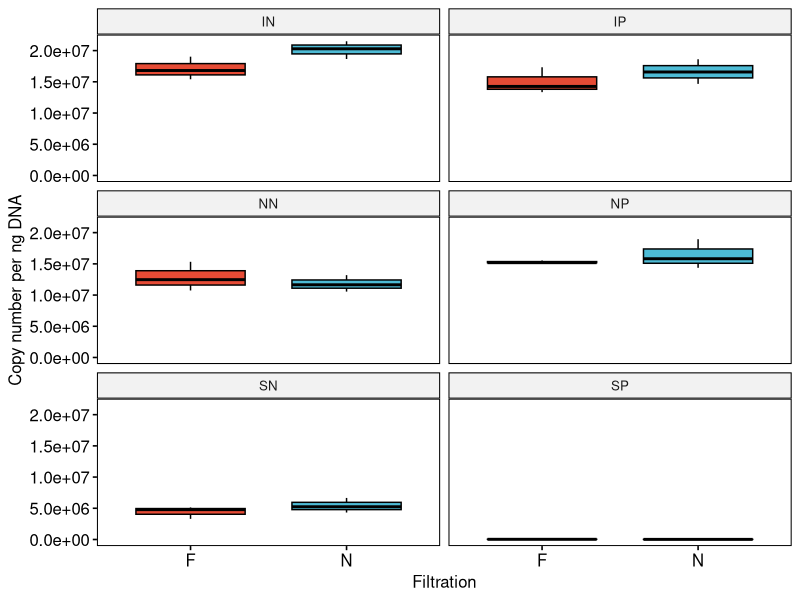

This figure's R source: (Note: this script raises an error after producing the figure.)
# Introduction ----
# author: Jiaxian Shen (jiaxianshen2022@u.northwestern.edu)
# date: 
# purpose: 



# Libraries ----
library(dplyr)  # For data manipulation
library(ggplot2)  # For data visualisation
library(openxlsx) # handle xlsx files
library(tidyr)
library(rstatix)
library(ggpubr)
library(Cairo)



# Functions ----




# Set the working directory ----
setwd("/Users/jiaxianshen/Documents/HartmannLab/CDC_project/qpcr")



# Import data ----
# check the data type of columns of interest by str()
qpcr <- read.xlsx("merged_cdc_qpcr_result.xlsx",
          sheet = 1, startRow = 1, colNames = TRUE,
          rowNames = FALSE, detectDates = FALSE, skipEmptyRows = TRUE,
          skipEmptyCols = TRUE, rows = NULL, cols = NULL,
          check.names = FALSE, namedRegion = NULL, na.strings = "NA", fillMergedCells = FALSE)

### manipulate the entire imported dataset ----
# change CDC to AG
qpcr$sample[qpcr$sample == "CDC_1"] <- "AG_1"
qpcr$sample[qpcr$sample == "CDC_2"] <- "AG_2"
qpcr$sample[qpcr$sample == "CDC_3"] <- "AG_3"

qpcr <- separate(qpcr, "sample", c("sample","replicate"), sep = "_")  # separate the replicate info

qpcr$sample <- ifelse((qpcr$replicate == "swab"), paste(qpcr$sample,qpcr$replicate,sep="_"), qpcr$sample)  # make "swab" samples distinguishable

# change the class of columns
qpcr$sample <- as.factor(qpcr$sample)
qpcr$category <- as.factor(qpcr$category)
qpcr[,4:7] <- lapply(qpcr[,4:7], as.numeric) # BLQ was converted to NA

### make the "copy number per ng DNA" plot (w/ t test) ----
# # version 1 (abandoned)
# qpcr_cp_ng_summary <- qpcr %>%
#   group_by(sample) %>%
#   summarise(copy_number_per_ng_DNA_mean = mean(copy_number_per_ng_DNA),
#             copy_number_per_ng_DNA_se = sd(copy_number_per_ng_DNA) / sqrt(length(copy_number_per_ng_DNA))) %>%
#   filter(sample %in% c('NNF',
#                        'NNN',
#                        'NPF',
#                        'NPN',
#                        'INF',
#                        'INN',
#                        'IPF',
#                        'IPN',
#                        'SNF',
#                        'SNN',
#                        'SPF',
#                        'SPN'))
# (p1 <- ggplot(qpcr_cp_ng_summary, aes(x=sample, y=copy_number_per_ng_DNA_mean)) +
#     geom_bar(stat = "identity", width = 0.3, fill = c('#d73027',	'#d73027',
#                                                       '#fc8d59',	'#fc8d59',
#                                                       '#fee090',	'#fee090',
#                                                       '#e0f3f8',	'#e0f3f8',
#                                                       '#91bfdb',	'#91bfdb',
#                                                       '#4575b4',	'#4575b4') ) +
#     geom_errorbar(aes(ymin=copy_number_per_ng_DNA_mean-copy_number_per_ng_DNA_se, ymax=copy_number_per_ng_DNA_mean + copy_number_per_ng_DNA_se), width=.2, position=position_dodge(0.05)) +
#     labs(title=NULL, x="Sample", y="Copy number per ng DNA") +
#     theme_bw() +
#     theme(axis.text.x = element_text(size = 12, vjust = 0.5, hjust = 0, angle = 330),  # vjust/hjust is between 0 and 1 
#           axis.text.y = element_text(size = 12),
#           axis.title = element_text(size = 14, face = "plain"),  
#           plot.title = element_text(lineheight=.8, face="bold"),
#           legend.position = "none",
#           panel.grid = element_blank()))  # Removing the background grid lines      
# 
# # qpcr_no_is <- filter(qpcr, category == "no_is")
# # qpcr_with_is <- filter(qpcr, sample %in% sample_list$sample_with_is)
# # qpcr_s_only <- filter(qpcr, sample %in% sample_list$sample_s_only)
# # qpcr_neg <- filter(qpcr, sample %in% sample_list$neg_ctrl)

## t test 
qpcr_cp_ng <- qpcr %>%
  select(sample, copy_number_per_ng_DNA) %>%
  filter(sample %in% c('NNF',
                       'NNN',
                       'NPF',
                       'NPN',
                       'INF',
                       'INN',
                       'IPF',
                       'IPN',
                       'SNF',
                       'SNN',
                       'SPF',
                       'SPN'))

qpcr_cp_ng$category <- substring(qpcr_cp_ng$sample,1,2)
qpcr_cp_ng$filtration <- substring(qpcr_cp_ng$sample,3,3)
qpcr_cp_ng <- qpcr_cp_ng[,-1]

# create facet category
qpcr_cp_ng$is_cat <- substring(qpcr_cp_ng$category, 1, 1) 
qpcr_cp_ng$pma <- substring(qpcr_cp_ng$category, 2, 2)
qpcr_cp_ng <- qpcr_cp_ng %>% mutate_if(is.character, as.factor)

ttest.stat <- qpcr_cp_ng %>%
  group_by(is_cat, pma) %>%
  t_test(copy_number_per_ng_DNA ~ filtration,  paired = TRUE) %>%
  adjust_pvalue(method = "BH") %>%
  add_significance()


# Create the box plot (version 1)
p_qpcr_cp_ng <- ggboxplot(qpcr_cp_ng, x = "filtration", y = "copy_number_per_ng_DNA", fill = "filtration", palette = "npg", legend = "none", xlab = "Filtration", ylab = "Copy number per ng DNA", ggtheme = theme_pubr(border = TRUE)) +
  facet_wrap(nrow = 3,
             ncol = 2,
             ~category) 

p_qpcr_cp_ng + 
  stat_pvalue_manual(ttest.stat, label = "p.adj.signif") +
  font("xlab", size = 12)+
  font("ylab", size = 12)+
  font("xy.text", size = 14, face = "plain")

#// ggsave("fig/copy_number_ng_dna.pdf", width =  5, height = 8, unit = "in", dpi = 300)



# bar plot (version 2; ggpubr)
p_qpcr_cp_ng_bar <- ggbarplot(qpcr_cp_ng, x = "filtration", y = "copy_number_per_ng_DNA",  add = c("mean_se", "jitter"), facet.by = c("is_cat","pma"), panel.labs = list(is_cat = c("Sample + internal standard", "Sample", "External standard"), pma = c("PMA-", "PMA+") ), panel.labs.font = list(size = 12), fill = "filtration", palette = "jco", legend = "none", xlab = "", ylab = "16S rRNA gene copy number per ng DNA", ggtheme = theme_pubr(border = TRUE)) + scale_x_discrete(labels=c("F" = "Filtration+", "N" = "Filtration-"))

p_qpcr_cp_ng_bar
# Add statistical test p-values
ttest.stat <- ttest.stat %>% add_xy_position(x = "filtration")


p_qpcr_cp_ng_bar + stat_pvalue_manual(ttest.stat, label = "p.adj.signif") +
  font("xlab", size = 14)+
  font("ylab", size = 14)+
  font("xy.text", size = 12, face = "plain")

#// ggsave("fig/copy_number_ng_dna_bar.pdf", width =  5, height = 8, unit = "in", dpi = 300)
#// ggsave("/Users/jiaxianshen/Box/Publication/CDC_paper/figures/copy_number_ng_dna.pdf", width =  6, height = 8, unit = "in", dpi = 300)

# bar plot + log transformnation (version 3; ggpubr)
qpcr_cp_ng <- qpcr_cp_ng %>%
  mutate(copy_number_per_ng_DNA_log10 = log10(copy_number_per_ng_DNA))



p_qpcr_cp_ng_bar_log10 <- ggbarplot(qpcr_cp_ng, x = "filtration", y = "copy_number_per_ng_DNA_log10",  add = c("mean_se", "jitter"), facet.by = c("is_cat","pma"), panel.labs = list(is_cat = c("Sample + internal standard", "Sample", "External standard"), pma = c("PMA-", "PMA+") ), panel.labs.font = list(size = 12), fill = "filtration", palette = "jco", legend = "none", xlab = "", ylab = "16S rRNA gene copy number per ng DNA (log10 transformed)", ggtheme = theme_pubr(border = TRUE)) + scale_x_discrete(labels=c("F" = "Filtration+", "N" = "Filtration-"))

p_qpcr_cp_ng_bar_log10
# Add statistical test p-values
ttest.stat <- qpcr_cp_ng %>%
  group_by(is_cat, pma) %>%
  t_test(copy_number_per_ng_DNA_log10 ~ filtration,  paired = TRUE) %>%
  adjust_pvalue(method = "BH") %>%
  add_significance()  %>% 
  add_xy_position(x = "filtration")


p_qpcr_cp_ng_bar_log10 + stat_pvalue_manual(ttest.stat, label = "p.adj.signif") +
  font("xlab", size = 14)+
  font("ylab", size = 14)+
  font("xy.text", size = 12, face = "plain")



### biomass loss after filtration ----
## import data
qpcr_2 <- read.xlsx("cdc_qpcr_sample.xlsx",
                  sheet = 1, startRow = 1, colNames = TRUE,
                  rowNames = FALSE, detectDates = FALSE, skipEmptyRows = TRUE,
                  skipEmptyCols = TRUE, rows = NULL, cols = NULL,
                  check.names = FALSE, namedRegion = NULL, na.strings = "NA", fillMergedCells = FALSE)

## manipulate the entire imported dataset
# rename col name
qpcr_2 <-dplyr::rename(qpcr_2, "copy_number_per_250uL_sample" = "copy_number_per_250uL_sample.(account.for.concentration)")

# change CDC to AG
qpcr_2$sample[qpcr_2$sample == "CDC_1"] <- "AG_1"
qpcr_2$sample[qpcr_2$sample == "CDC_2"] <- "AG_2"
qpcr_2$sample[qpcr_2$sample == "CDC_3"] <- "AG_3"

qpcr_2$sample_2 <- sapply(strsplit(qpcr_2$sample, "_"), `[`, 1)
qpcr_2$sample_2 <- substring(qpcr_2$sample_2, 1, 3)

qpcr_2 <- qpcr_2 %>%
  select(sample, category, category_2, copy_number_per_250uL_sample, sample_2) %>%
  filter(sample_2 %in% c('NNF',
                       'NNN',
                       'NPF',
                       'NPN',
                       'INF',
                       'INN',
                       'IPF',
                       'IPN',
                       'SNF',
                       'SNN',
                       'SPF',
                       'SPN'))

# add up all biomass retended by filters
qpcr_2_filter <- filter(qpcr_2, category_2 == "filter")

qpcr_2_filter$replicate <- sapply(strsplit(qpcr_2_filter$sample, "_"), `[`, 2)

qpcr_2_filter_sum <- qpcr_2_filter %>%
  group_by(sample_2, replicate) %>%
  summarise(copy_number_per_250uL_sample = sum(copy_number_per_250uL_sample))

# add the swab value
for (i in c(1,5,9,13) ){
qpcr_2_filter_sum[i, 3] = qpcr_2_filter_sum[i, 3] + qpcr_2_filter_sum[i+3, 3]
qpcr_2_filter_sum[i+1, 3] = qpcr_2_filter_sum[i+1, 3] + qpcr_2_filter_sum[i+3, 3]
qpcr_2_filter_sum[i+2, 3] = qpcr_2_filter_sum[i+2, 3] + qpcr_2_filter_sum[i+3, 3]
}

qpcr_2_filter_sum <- filter(qpcr_2_filter_sum, replicate != "swab")  # delete the swab rows

# organize the dataframe
qpcr_2_filter_sum$category <- substring(qpcr_2_filter_sum$sample_2, 1, 2)
qpcr_2_filter_sum$filtration <- "retention"
qpcr_2_filter_sum <- qpcr_2_filter_sum[, c(4,5,3)]

# get the liquid samples ready
qpcr_2_liquid <- filter(qpcr_2, category_2 != "filter")
qpcr_2_liquid$category <- substring(qpcr_2_liquid$sample_2,1,2)
qpcr_2_liquid$filtration <- substring(qpcr_2_liquid$sample_2,3,3)
qpcr_2_liquid <- qpcr_2_liquid[, c(2,6,4)]

# combine liquid samples and filter retentions
qpcr_2_merge <- rbind(qpcr_2_filter_sum, qpcr_2_liquid)

# create facet category
qpcr_2_merge$is_cat <- substring(qpcr_2_merge$category, 1, 1) 
qpcr_2_merge$pma <- substring(qpcr_2_merge$category, 2, 2)
qpcr_2_merge <- qpcr_2_merge %>% mutate_if(is.character, as.factor)

# make plots
p_qpcr_2_merge <- ggbarplot(qpcr_2_merge, x = "filtration", y = "copy_number_per_250uL_sample",  add = c("mean_se", "jitter"), facet.by = c("is_cat","pma"), panel.labs = list(is_cat = c("Sample + internal standard", "Sample", "External standard"), pma = c("PMA-", "PMA+") ), panel.labs.font = list(size = 12), fill = "filtration", palette = "jco", legend = "none", xlab = "", ylab = "16S rRNA gene copy number per 250 \u03BCL sample", ggtheme = theme_pubr(border = TRUE))  + scale_x_discrete(labels=c("F" = "Filtration\n+", "N" = "Filtration\n-", "retention" = "Filter\nretention"))


# calculate percentage loss
qpcr_2_merge_summarise <- qpcr_2_merge %>%
  group_by(category, filtration) %>%
  summarise(mean = mean(copy_number_per_250uL_sample))

qpcr_2_merge_summarise <- pivot_wider(qpcr_2_merge_summarise, names_from = filtration, values_from = mean)  # convert to wide format

qpcr_2_merge_summarise <- qpcr_2_merge_summarise %>%
  mutate(loss = N - F, 
         loss_percent = loss/N*100,
         retention_percent = retention/N*100)
# This data frame contains percentage loss & retention

# output this table
#// write.xlsx(qpcr_2_merge_summarise, file="out_percentage_loss_retention.xlsx")


## Tukey post-hoc test
anova.stat <- qpcr_2_merge %>%
  group_by(category) %>%
  tukey_hsd(copy_number_per_250uL_sample ~ filtration) %>%
  add_significance()

get_anova_table(anova.stat, correction = "auto")  # this outputs the test results

p_qpcr_2_merge + 
  font("xlab", size = 14)+
  font("ylab", size = 14)+
  font("xy.text", size = 12, face = "plain")

#// ggsave("fig/sample_loss.pdf", width =  5, height = 7, unit = "in", dpi = 300)
#// ggsave(filename="/Users/jiaxianshen/Box/Publication/CDC_paper/figures/b_sample_loss.pdf", plot=p_qpcr_2_merge, device=cairo_pdf, width = 6, height = 8.2, units = "in", dpi = 300)

### reference -----
